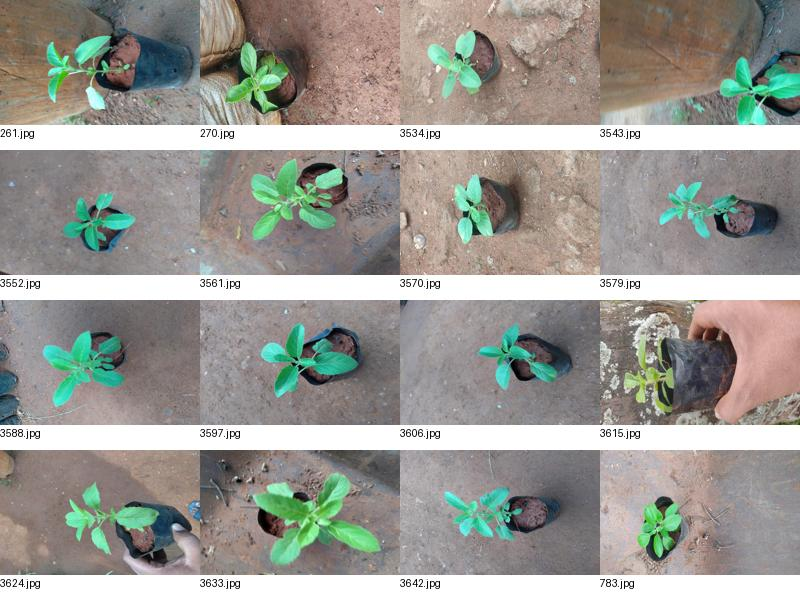
#> input picture data/reference/contact.jpg, 800 x 600 px; its folder holds only this picture in this run
$ python -i quality.py   (imports and definitions only)
#> lines starting #> are read from the running program, lines starting #| are printed output that depends on the picture
### biogen/part_profiles.py
"""Curated image and research references keyed by scientific species and plant part."""
import json
from functools import lru_cache
from urllib.parse import urlencode

from .settings import ROOT


PART_TERMS = {
    'leaves': ('leaf', 'leaves'),
    'root': ('root', 'roots'),
    'bark': ('bark',),
    'seed': ('seed', 'seeds'),
    'flower': ('flower', 'flowers'),
    'fruit': ('fruit', 'fruits'),
    'rhizome': ('rhizome', 'rhizomes'),
    'whole plant': ('whole plant', 'entire plant'),
}


def normalize_part(value):
    part = ' '.join(value.lower().split())
    return next((key for key, terms in PART_TERMS.items() if part in terms), part)


def species_key(name):
    key = ' '.join(name.casefold().split())
    return 'ocimum tenuiflorum' if key == 'ocimum sanctum' else key


# [34 lines left out: functions catalog, references, not called in this run]

### biogen/quality.py
"""Measured visual indicators, not a disease diagnosis or chemical assay."""
import threading
import cv2
import numpy as np
from PIL import Image, ImageOps
from plantcv import plantcv as pcv

from .part_profiles import normalize_part

LOCK = threading.Lock()  # PlantCV observations are process-global.
MASK_BORDER = 3


def current_for_part(result, plant_part):
    part = normalize_part(plant_part or 'leaves')
    return bool(result) and result.get('plant_part', 'leaves') == part


def analyse(path, output_path, plant_part='leaves', outline=None):
#> called with path = '../data/reference/contact.jpg', output_path = 'out.png', plant_part = 'leaves'
    part = normalize_part(plant_part or 'leaves')
    with Image.open(path) as source:
#> source is the input picture: PIL image 800x600 RGB; mean R, G, B 155.3, 154.9, 148.6
        image = ImageOps.exif_transpose(source).convert('RGB')
    original_size = image.size
#> original_size = (800, 600)
    image.thumbnail((1200, 1200))
    rgb = np.asarray(image)
    gray = cv2.cvtColor(rgb, cv2.COLOR_RGB2GRAY)
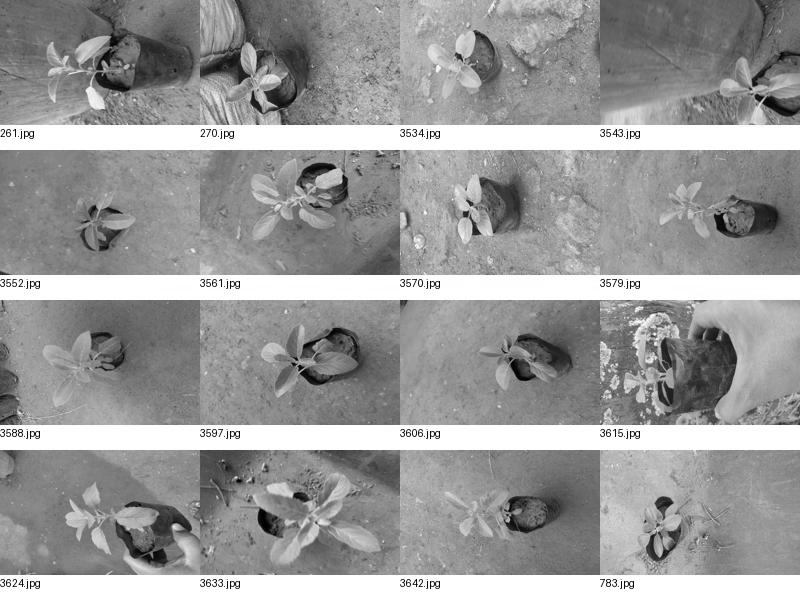
#> gray: shape (600, 800); min 0, max 255, mean 154.3
    dark = float((gray < 20).mean())
#> dark = 0.00399
    bright = float((gray > 250).mean())
#> bright = 0.154
    low_tone, high_tone = np.percentile(gray, [5, 95])
#> low_tone = 76; high_tone = 255
    indicators = {'image_width': original_size[0], 'image_height': original_size[1],
                  'analysed_width': image.width, 'analysed_height': image.height,
                  'dark_pixel_percent': round(dark * 100, 2), 'bright_pixel_percent': round(bright * 100, 2)}
#> indicators = {'image_width': 800, 'image_height': 600, 'analysed_width': 800, 'analysed_height': 600, 'dark_pixel_percent': 0.4, 'bright_pixel_percent': 15.42}
    flags = []
    if min(original_size) < 256:
        flags.append({'code': 'small_image', 'critical': True, 'message': 'Upload a photo with at least 256 pixels on each side.'})
    if high_tone - low_tone < 15:
        flags.append({'code': 'low_contrast', 'critical': True, 'message': 'The photo has very little contrast. Retake it with even lighting and a background that contrasts with the specimen.'})
    if dark > .45:
        flags.append({'code': 'exposure', 'critical': part == 'leaves',
                      'message': 'Much of the photo is very dark. Check that shadows do not hide the specimen. Use even lighting if you retake it.'})
    if bright > .90:
        flags.append({'code': 'bright_exposure', 'critical': False,
                      'message': 'Most pixels are near white. Check whether glare or a bright background obscures the specimen.'})

    if part != 'leaves':
        return {'plant_part': part, 'engine': 'OpenCV', 'method': 'Whole-image resolution, contrast and exposure checks',
                'metrics': indicators, 'flags': flags, 'overlay': None,
                'status': 'review_required' if flags else 'visual_checks_passed',
                'limitations': ['Measurements include the specimen and background. Review the image to judge specimen visibility.',
                                'These checks assess the photograph. Review specimen condition separately.']}

    hsv = cv2.cvtColor(rgb, cv2.COLOR_RGB2HSV)
#> hsv: shape (600, 800, 3); mean H, S, V 58.8, 36, 164.1
    if outline:
        vertices = np.rint(np.asarray(outline) * [image.width - 1, image.height - 1]).astype(np.int32)
        if abs(cv2.contourArea(vertices)) < 16:
            raise ValueError('Mark points around the leaf so the outline encloses an area.')
        mask = np.zeros_like(gray)
        cv2.fillPoly(mask, [vertices], 255)
    else:
        # PlantCV supplies the colour threshold; green anchors initialise GrabCut.
        # This heuristic can miss fully yellow/brown leaves and needs mask inspection.
        with LOCK:
            pcv.params.debug = None
#> (the run stopped early here; a loop or call above may not have finished)

$ run again, on data/reference/check-overlay.png
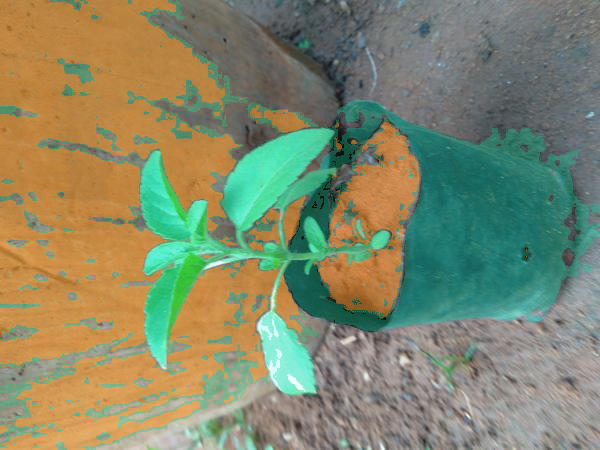
#> input picture data/reference/check-overlay.png, 600 x 450 px
#> in analyse, source is the input picture: PIL image 600x450 RGB; mean R, G, B 131.3, 136.3, 106.2
#> in analyse, `gray = cv2.cvtColor(rgb, cv2.COLOR_RGB2GRAY)`:
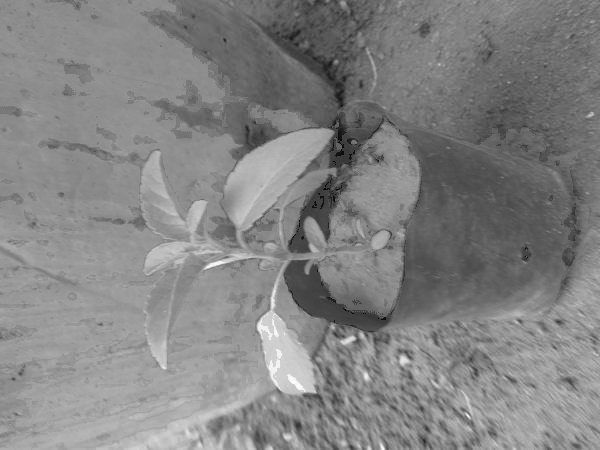
#> gray: shape (450, 600); min 6, max 253, mean 131.4
#> dark = 0.000693
#> bright = 6.3e-05
#> low_tone = 81; high_tone = 174
#> indicators = {'image_width': 600, 'image_height': 450, 'analysed_width': 600, 'analysed_height': 450, 'dark_pixel_percent': 0.07, 'bright_pixel_percent': 0.01}
#> hsv: shape (450, 600, 3); mean H, S, V 50.8, 102.3, 156.8
